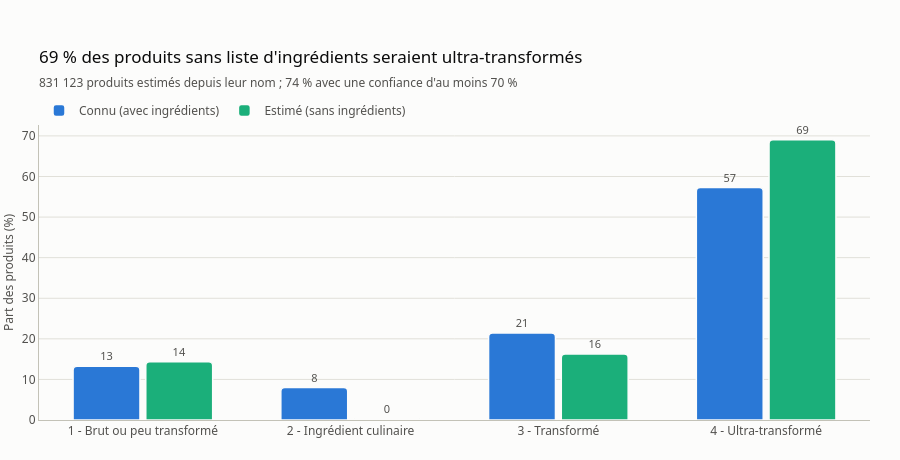

The notebook cell this image was saved under:
### Markdown cell above
## 5. Application : estimer NOVA pour les produits sans liste d'ingrédients

Le modèle « nom et catégories » est appliqué aux produits qui n'ont pas de groupe NOVA. Ces estimations alimenteront l'application, clairement présentées comme des **estimations**.

### Code cell
estimated = pd.read_parquet(config.NOVA_ESTIMATED_PATH)
known = con.execute(
    "SELECT nova_group AS predicted, count(*) AS n FROM products WHERE has_nova GROUP BY 1"
).df()
dist = (
    estimated["predicted"]
    .value_counts(normalize=True)
    .mul(100)
    .rename("Estimé (sans ingrédients)")
    .to_frame()
    .join(
        known.set_index("predicted")["n"]
        .pipe(lambda s: 100 * s / s.sum())
        .rename("Connu (avec ingrédients)")
    )
    .sort_index()
)
dist.index = [NOVA_LABELS[g] for g in dist.index]
share4 = dist.iloc[3, 0]
confident = (estimated["confidence"] >= 0.7).mean() * 100

long = dist.reset_index(names="NOVA").melt(id_vars="NOVA", var_name="source", value_name="share")
fig = charts.grouped_bars(
    long,
    "NOVA",
    "source",
    "share",
    {"Connu (avec ingrédients)": SERIES[0], "Estimé (sans ingrédients)": SERIES[2]},
    title=f"{fmt_pct(share4)} des produits sans liste d'ingrédients seraient ultra-transformés",
    subtitle=f"{fmt_int(len(estimated))} produits estimés depuis leur nom ; "
    f"{fmt_pct(confident)} avec une confiance d'au moins 70 %",
    value_label="Part des produits (%)",
    value_format=".0f",
)
save_figure(fig, "nova_estimated")
findings.append(
    f"Estimation : {fmt_int(len(estimated))} produits sans ingrédients, dont "
    f"{fmt_pct(share4)} estimés ultra-transformés ({fmt_pct(confident)} avec une "
    "confiance d'au moins 70 %)."
)
fig.show()

### Figure 1 — Plotly figure (JSON) as saved in the notebook; plotly's stock layout.template omitted (floating-point values rounded to 4 significant figures)
{"data": [{"cliponaxis": false, "hovertemplate": "%{x}<br>Connu (avec ingrédients) : %{y:.0f}<extra></extra>", "marker": {"color": "#2a78d6"}, "name": "Connu (avec ingrédients)", "text": ["13", "8", "21", "57"], "textfont": {"color": "#52514e", "size": 11}, "textposition": "outside", "type": "bar", "x": ["1 - Brut ou peu transformé", "2 - Ingrédient culinaire", "3 - Transformé", "4 - Ultra-transformé"], "y": [13.24, 8.003, 21.46, 57.29]}, {"cliponaxis": false, "hovertemplate": "%{x}<br>Estimé (sans ingrédients) : %{y:.0f}<extra></extra>", "marker": {"color": "#1baf7a"}, "name": "Estimé (sans ingrédients)", "text": ["14", "0", "16", "69"], "textfont": {"color": "#52514e", "size": 11}, "textposition": "outside", "type": "bar", "x": ["1 - Brut ou peu transformé", "2 - Ingrédient culinaire", "3 - Transformé", "4 - Ultra-transformé"], "y": [14.34, 0.3286, 16.28, 69.06]}], "layout": {"bargroupgap": 0.08, "barmode": "group", "height": 460, "margin": {"t": 125}, "title": {"subtitle": {"text": "831 123 produits estimés depuis leur nom ; 74 % avec une confiance d'au moins 70 %"}, "text": "69 % des produits sans liste d'ingrédients seraient ultra-transformés"}, "xaxis": {"showgrid": false}, "yaxis": {"title": {"text": "Part des produits (%)"}}}}
